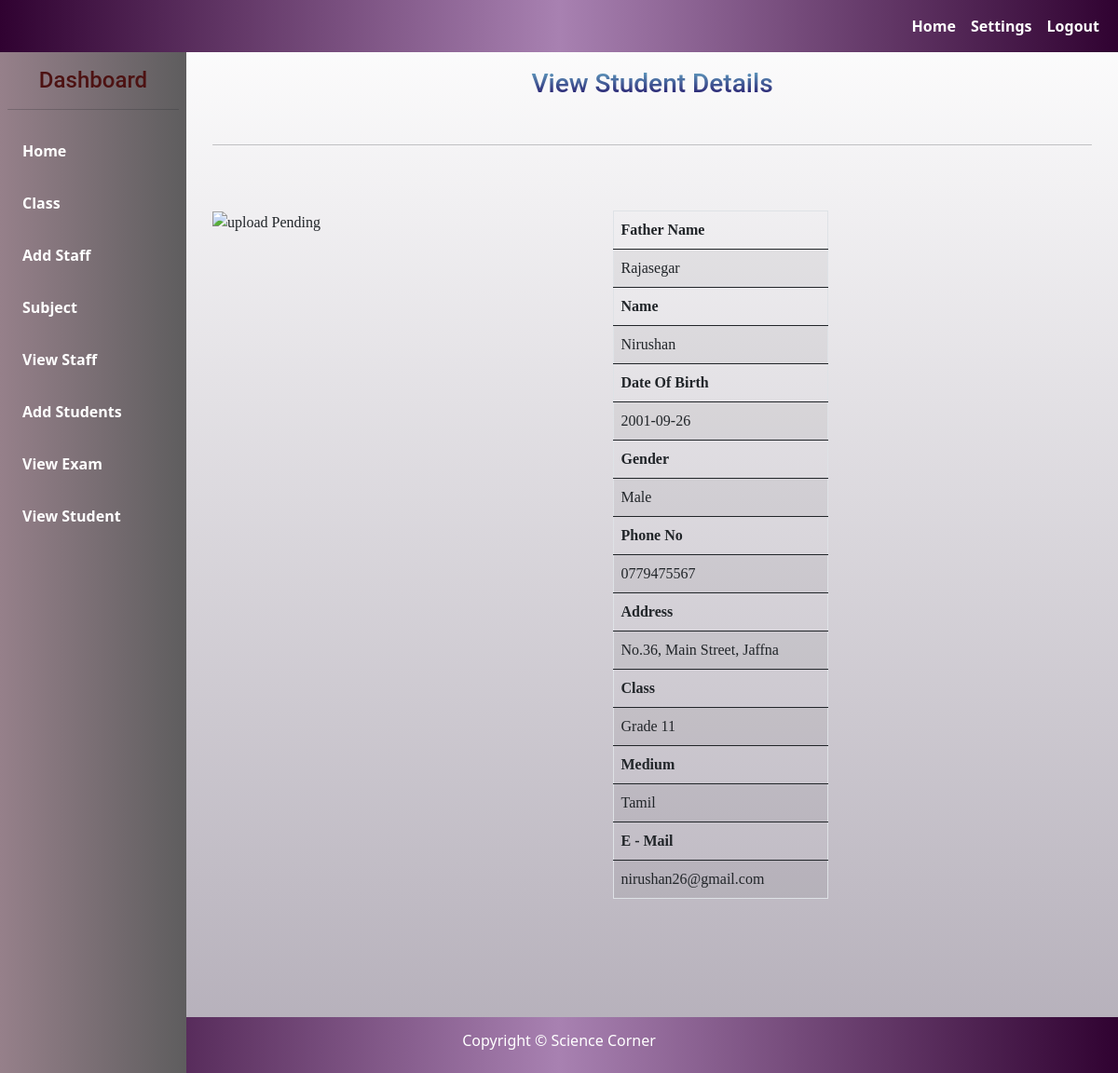
The page /view_stud.php?id=1 (signed in) on the database its author committed.
### tables this page shows
CREATE TABLE `student` (
  `RNO` int(11) NOT NULL,
  `NAME` varchar(150) NOT NULL,
  `FNAME` varchar(150) NOT NULL,
  `DOB` date NOT NULL,
  `GEN` varchar(150) NOT NULL,
  `PHO` varchar(150) NOT NULL,
  `MAIL` varchar(150) NOT NULL,
  `ADDR` text NOT NULL,
  `SIMG` varchar(150) NOT NULL,
  `CID` int(11) NOT NULL
);

CREATE TABLE `class` (
  `CID` int(11) NOT NULL,
  `Class` varchar(255) NOT NULL,
  `Medium` varchar(150) NOT NULL
);

### view_stud.php (the view, shortened to what this page needs)
<?php
	include"database.php";
	$sql="SELECT * FROM student WHERE RNO={$_GET["id"]}";
	$res=$db->query($sql);
	if($res->num_rows>0)
	{
		$row=$res->fetch_assoc();
		$sq="SELECT * FROM class WHERE CID={$row["CID"]}";
		$re=$db->query($sq);
		$ro=$re->fetch_assoc();
	}
?>
<!DOCTYPE html>
<html>
	<head>
		<link rel="stylesheet" type="text/css" href="css/style.css?v=<?php echo time(); ?>">
		<link href="https://cdn.jsdelivr.net/npm/bootstrap@5.0.2/dist/css/bootstrap.min.css" rel="stylesheet">
	</head>
	<body>
		<?php include"navbar.php";?><br>
		<div class="sidebar  px-2 py-5">
			<?php include"sidebar.php";?><br>
		</div>
		<div class="container-fluid mt-5">
			<div id="section">
				<h3 class="text"> View Student Details</h3><br><hr><br>
				<div class="content1 ">
						<div class="ibox">
							<img src="<?php echo $row["SIMG"]; ?>" height="230" width="230" alt="upload Pending">
						</div>
					<div class="tsbox">
						<table  class='table table-striped mb-5'  border="1px">
						<thead>
							<tr>
								<th>Father Name</th>
							</tr>
						</thead>
						<tbody>
							<tr>
								<td><?php echo $row["FNAME"] ?> </td>
							</tr>
						</tbody>
						<thead>
							<tr>
								<th>Name</th>
							</tr>
						</thead>
						<tbody>
							<tr>
								<td><?php echo $row["NAME"] ?>  </td>
							</tr>
						</tbody>
						<thead>
							<tr>
								<th>Date Of Birth</th>
							</tr>
						</thead>
						<tbody>
							<tr>
								<td><?php echo $row["DOB"] ?>  </td>
							</tr>
						</tbody>
						<thead>
							<tr>
								<th>Gender</th>
							</tr>
						</thead>
						<tbody>
							<tr>
								<td><?php echo $row["GEN"] ?>  </td>
							</tr>
						</tbody>
						<thead>
							<tr>
								<th>Phone No</th>
							</tr>
						</thead>
						<tbody>
							<tr>
								<td><?php echo $row["PHO"] ?>  </td>
							</tr>
						</tbody>
						<thead>
							<tr>
								<th>Address</th>
							</tr>
						</thead>
						<tbody>
							<tr>
								<td><?php echo $row["ADDR"] ?>  </td>
							</tr>
						</tbody>
						<thead>
							<tr>
								<th>Class</th>
							</tr>
						</thead>
						<tbody>
							<tr>
								<td><?php echo $ro["Class"] ?>  </td>
							</tr>
						</tbody>
						<thead>
							<tr>
								<th>Medium</th>
							</tr>
						</thead>
						<tbody>
							<tr>
								<td> <?php echo $ro["Medium"] ?>  </td>
							</tr>
						</tbody>
						<thead>
							<tr>
								<th>E - Mail </th>
							</tr>
						</thead>
						<tbody>
							<tr>
								<td><?php echo $row["MAIL"] ?>  </td>
							</tr>
						</tbody>
					</table>
					</div>
				</div>
			</div>
		</div>
		<?php include"footer.php";?>
	</body>
</html>

### css/style.css (style rules this page uses)
* { padding:0px; margin:0px; }
hr { border: 2px solid rgb(131, 51, 13); border-radius: 5px; }
h1,h2,h3 { font-family:roboto; background: -webkit-linear-gradient(rgb(104, 174, 202), rgb(28, 4, 95)); -webkit-background-clip: text; -webkit-text-fill-color: transparent; }
.text { text-align:center; }
#section { margin-left: 200px; padding:1px 16px; height: 1000px; font-family:cambria; }
.sidebar { width: 200px; background-image: linear-gradient(to right, #96808a, rgb(94, 93, 94)); position: fixed; height: 100%; overflow: auto; }
.content1 { margin-top:30px; height:auto; width:70%; margin-left: 150px; }
tr,td,th { padding:20px; }
.table { border-collapse:collapse; }
table { border-collapse:collapse; }
.ibox { width:65%; float:left; }
.tsbox { width:35%; float:left; }

### view_stud.php (style rules this page uses)
body { background-image: linear-gradient( rgba(255,255,255), rgba(179, 173, 184)); }
.content1 { margin-left: 0 !important; }

### rows shown on the page
student: FNAME "Rajasegar", NAME "Nirushan", DOB "2001-09-26", GEN "Male", PHO "0779475567", ADDR "No.36, Main Street, Jaffna", MAIL "nirushan26@gmail.com"
class: Class "Grade 11", Medium "Tamil"
